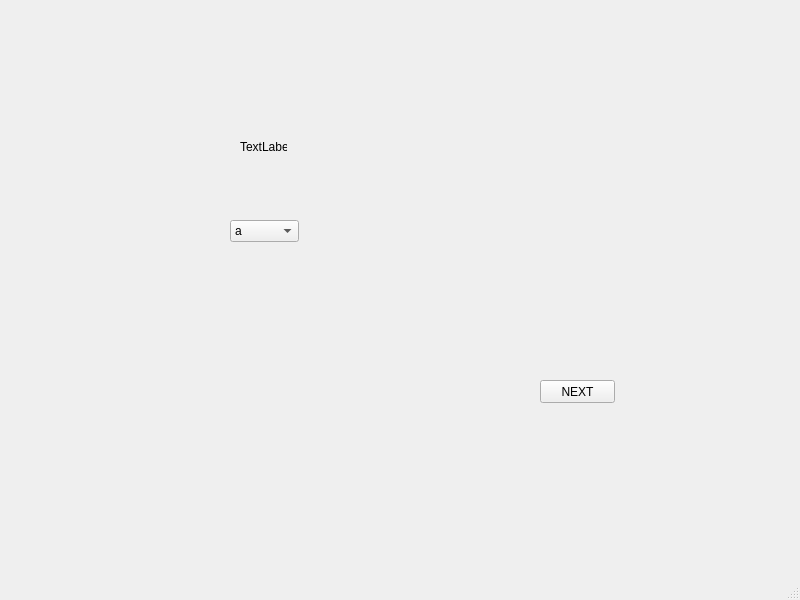
<?xml version="1.0" encoding="UTF-8"?>
<ui version="4.0">
 <class>MainWindow</class>
 <widget class="QMainWindow" name="MainWindow">
  <property name="geometry">
   <rect>
    <x>0</x>
    <y>0</y>
    <width>800</width>
    <height>600</height>
   </rect>
  </property>
  <property name="windowTitle">
   <string>MainWindow</string>
  </property>
  <widget class="QWidget" name="centralwidget">
   <widget class="QComboBox" name="Answer">
    <property name="geometry">
     <rect>
      <x>230</x>
      <y>220</y>
      <width>69</width>
      <height>22</height>
     </rect>
    </property>
    <item>
     <property name="text">
      <string>a</string>
     </property>
    </item>
    <item>
     <property name="text">
      <string>b</string>
     </property>
    </item>
    <item>
     <property name="text">
      <string>c</string>
     </property>
    </item>
    <item>
     <property name="text">
      <string>d</string>
     </property>
    </item>
   </widget>
   <widget class="QLabel" name="Question">
    <property name="geometry">
     <rect>
      <x>240</x>
      <y>140</y>
      <width>47</width>
      <height>13</height>
     </rect>
    </property>
    <property name="text">
     <string>TextLabel</string>
    </property>
   </widget>
   <widget class="QPushButton" name="NEXT">
    <property name="geometry">
     <rect>
      <x>540</x>
      <y>380</y>
      <width>75</width>
      <height>23</height>
     </rect>
    </property>
    <property name="text">
     <string>NEXT</string>
    </property>
   </widget>
  </widget>
  <widget class="QMenuBar" name="menubar">
   <property name="geometry">
    <rect>
     <x>0</x>
     <y>0</y>
     <width>800</width>
     <height>21</height>
    </rect>
   </property>
  </widget>
  <widget class="QStatusBar" name="statusbar"/>
 </widget>
 <resources/>
 <connections/>
</ui>
